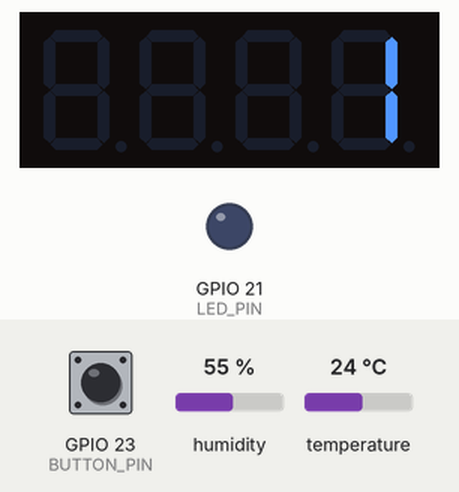
Bench run of a program on a simulated ESP32. Parts: 4-digit seven-segment display, output pins drawn as LEDs (lit = HIGH). The inputs (shaded band) are chosen by the test bench; at power-on: GPIO 23 (BUTTON_PIN) HIGH, humidity 55 %, temperature 24 °C. WiFi joins after 1.5 s; servers stay silent unless stated.

Above: at 3.4 s.
3.5 s: GPIO 23 (BUTTON_PIN) pulled LOW for 3.2 s
At 5.83 s:
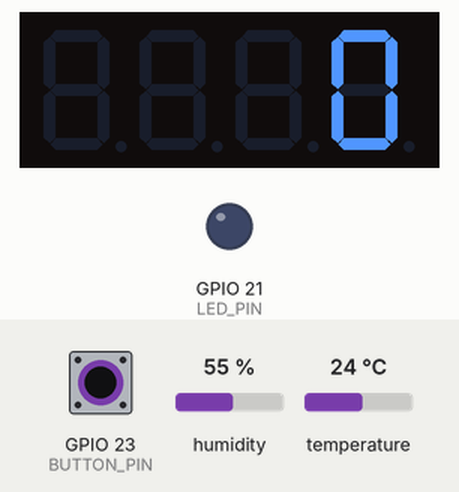
At 8.7 s:
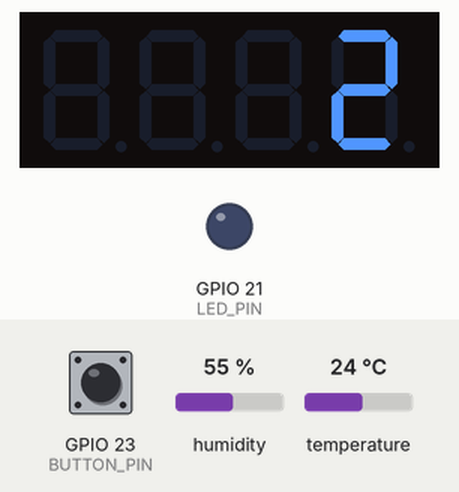
Timing chart, 0 to 10.2 s (numbered marks = the images above; inputs shaded):
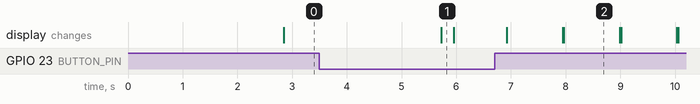

The program:

main.cpp
```cpp
#include <Arduino.h>
#include <WiFi.h>
#include <WiFiClient.h>
#include <TM1637Display.h>
#include <DHT.h>

// Thông tin Blynk
#define BLYNK_TEMPLATE_ID "TMPL6Y678JdmS"
#define BLYNK_TEMPLATE_NAME "ESP32 BLYNK with TEMPERATURE"
#define BLYNK_AUTH_TOKEN "2j6xfI8bmAVh4dHaPkp0wvrNJ8nYQ5bo"
#include <BlynkSimpleEsp32.h>


#define BLYNK_PRINT Serial

// WiFi
char ssid[] = "Wokwi-GUEST";
char pass[] = "";

// Định nghĩa chân
#define LED_PIN 21
#define BUTTON_PIN 23
#define DHT_PIN 16
#define DHT_TYPE DHT22
#define CLK 18
#define DIO 19

// Chân Blynk
#define BLYNK_LED V1
#define BLYNK_TEMP V2
#define BLYNK_HUMI V3
#define BLYNK_TM1637 V4
#define BLYNK_UPTIME V5
#define BLYNK_STATUS V6  // Trạng thái bộ đếm

// Khai báo đối tượng
DHT dht(DHT_PIN, DHT_TYPE);
TM1637Display display(CLK, DIO);
BlynkTimer timer;

bool counterRunning = false; // Trạng thái bộ đếm
int counter = 0;
long uptime = 0;

// Hàm cập nhật thời gian hoạt động
void sendUptime() {
    uptime++;
    Blynk.virtualWrite(BLYNK_UPTIME, uptime);
    display.showNumberDec(uptime % 10000);
}

// Khi thay đổi trạng thái LED trên Blynk
BLYNK_WRITE(BLYNK_LED) {
    int p = param.asInt();
    digitalWrite(LED_PIN, p);
}

// Khi nhận dữ liệu từ Blynk để điều khiển TM1637
BLYNK_WRITE(BLYNK_TM1637) {
    int value = param.asInt();
    display.showNumberDec(value);
}

void setup() {
    Serial.begin(115200);
    pinMode(LED_PIN, OUTPUT);
    pinMode(BUTTON_PIN, INPUT_PULLUP);

    display.setBrightness(7);
    display.showNumberDec(0);
    dht.begin();

    Blynk.begin(BLYNK_AUTH_TOKEN, ssid, pass);

    timer.setInterval(1000L, sendUptime);
}

void loop() {
    float temp = dht.readTemperature();
    float humidity = dht.readHumidity();
    Blynk.virtualWrite(BLYNK_TEMP, temp);
    Blynk.virtualWrite(BLYNK_HUMI, humidity);

    // Kiểm tra nút nhấn
    if (digitalRead(BUTTON_PIN) == LOW) {
        delay(200); // Chống dội phím

        unsigned long pressTime = millis(); // Lưu thời điểm nhấn nút

        // Chờ nút nhấn giữ trong 2 giây để reset
        while (digitalRead(BUTTON_PIN) == LOW) {
            if (millis() - pressTime > 2000) { // Nếu nhấn quá 2 giây
                counter = 0;  // Reset bộ đếm
                counterRunning = false;  // Tắt bộ đếm
                digitalWrite(LED_PIN, LOW);
                display.showNumberDec(0);  // Hiển thị 0 trên TM1637
                Blynk.virtualWrite(BLYNK_TM1637, 0); // Gửi giá trị 0 lên Blynk
                Blynk.virtualWrite(BLYNK_STATUS, "OFF"); // Cập nhật trạng thái OFF lên Blynk
                break;
            }
        }

        // Nếu nhấn ngắn hơn 2 giây, đổi trạng thái bộ đếm
        if (millis() - pressTime < 2000) {
            counterRunning = !counterRunning;  // Đảo trạng thái bộ đếm
            Blynk.virtualWrite(BLYNK_STATUS, counterRunning ? "ON" : "OFF"); // Gửi trạng thái lên Blynk
        }

        delay(200); // Chống dội phím
    }

    // Nếu bộ đếm đang chạy, tăng giá trị
    if (counterRunning) {
        counter++;
        display.showNumberDec(counter);
        Blynk.virtualWrite(BLYNK_TM1637, counter);
        delay(1000);  // Chạy bộ đếm mỗi giây
    }

    Blynk.run();
    timer.run();
}
```

Measured:
- what the display in image 2 shows lasts 1.0 s, from 8.0 s to 9.0 s
